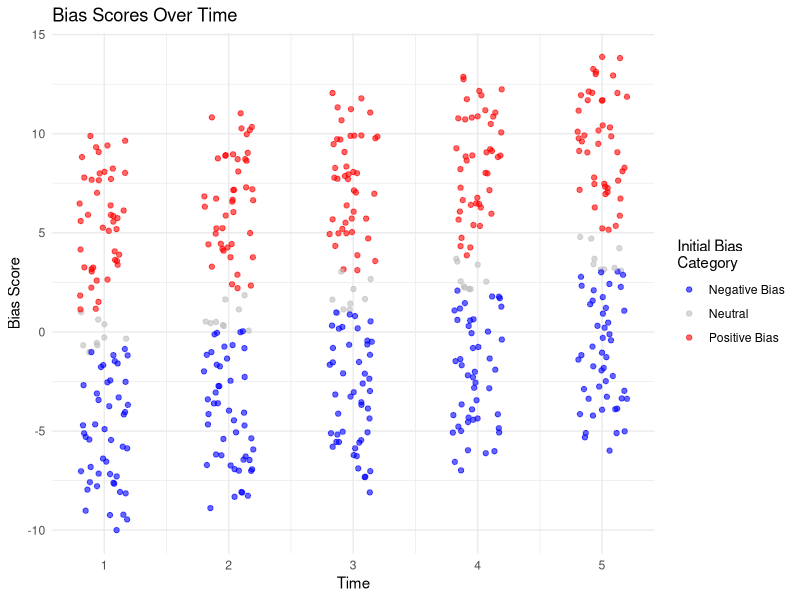
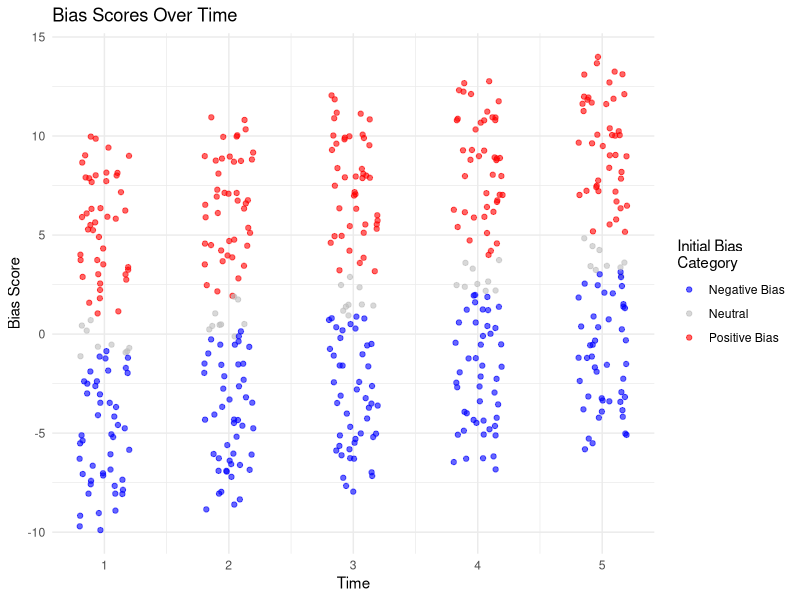

Write the R code that produced these figures, in order.
library(tidyverse)

# set seed for reproducibility
set.seed(123)

# number of data points
n <- 100

# simulate initial bias: uniformly distributed from -10 to 10
initial_bias <- runif(n, min = -10, max = 10)

# matrix to hold subsequent bias scores
bias_scores <- matrix(nrow = n, ncol = 5)

# function to adjust bias scores
adjust_bias <- function(bias) {
  if(bias == 0) {
    # if initial bias is neutral, keep subsequent biases the same
    return(rep(bias, 5))
  } else {
    # if initial bias is not neutral, increase bias over time
    return(bias + c(0, 1, 2, 3, 4))
  }
}

# generate bias scores for each initial bias
for(i in 1:n) {
  bias_scores[i, ] <- adjust_bias(initial_bias[i])
}

# create dataframe
df <- data.frame(cbind(initial_bias, bias_scores))
names(df) <- c("initial_bias", paste0("bias_score_", 1:5))

# print out first few rows
head(df)

# reshape data
df_long <- df %>% 
  gather(key = "time", value = "bias_score", -initial_bias)

# convert the time variable to numeric
df_long$time <- as.numeric(gsub("bias_score_", "", df_long$time))

# categorize initial_bias
df_long$initial_bias_category <- cut(df_long$initial_bias, breaks = c(-Inf, -1, 1, Inf), 
                                     labels = c("Negative Bias", "Neutral", "Positive Bias"), 
                                     include.lowest = TRUE)

# jitter plot
ggplot(df_long, aes(x = time, y = bias_score, color = initial_bias_category)) +
  geom_jitter(alpha = 0.6, width = 0.2, height = 0.2) +
  labs(title = "Bias Scores Over Time",
       x = "Time",
       y = "Bias Score",
       color = "Initial Bias\nCategory") +
  theme_minimal() +
  scale_color_manual(values = c("blue", "grey", "red"), 
                     labels = c("Negative Bias", "Neutral", "Positive Bias"))


ggsave("plots/exampleplot.png")
